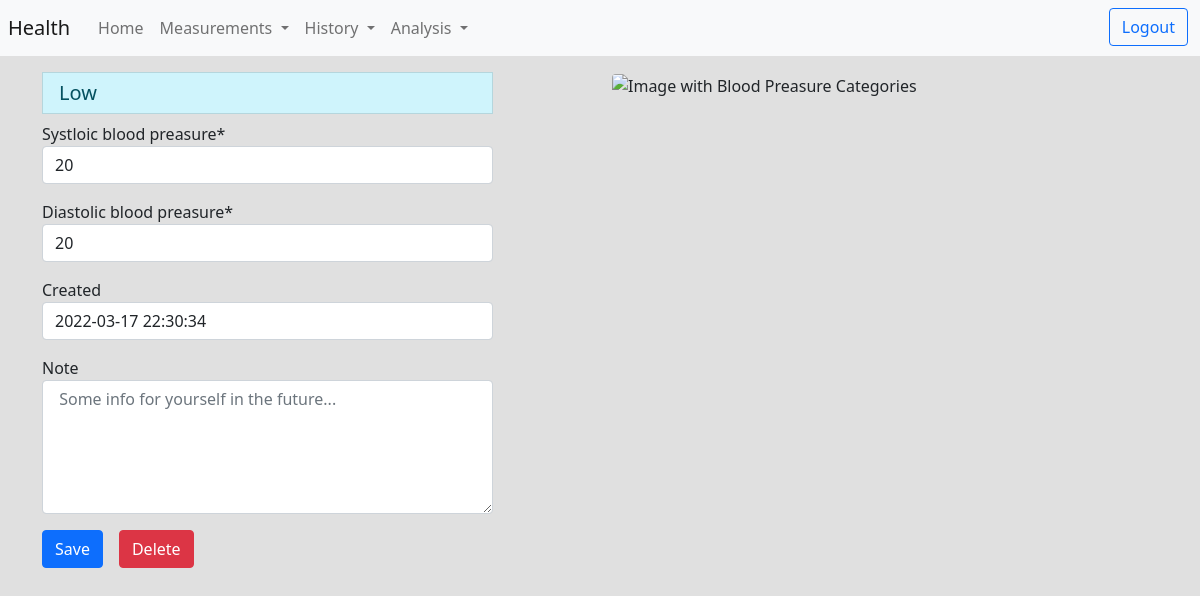
Before: /history/blood_preasure/details/19 (signed in) with the older database file.
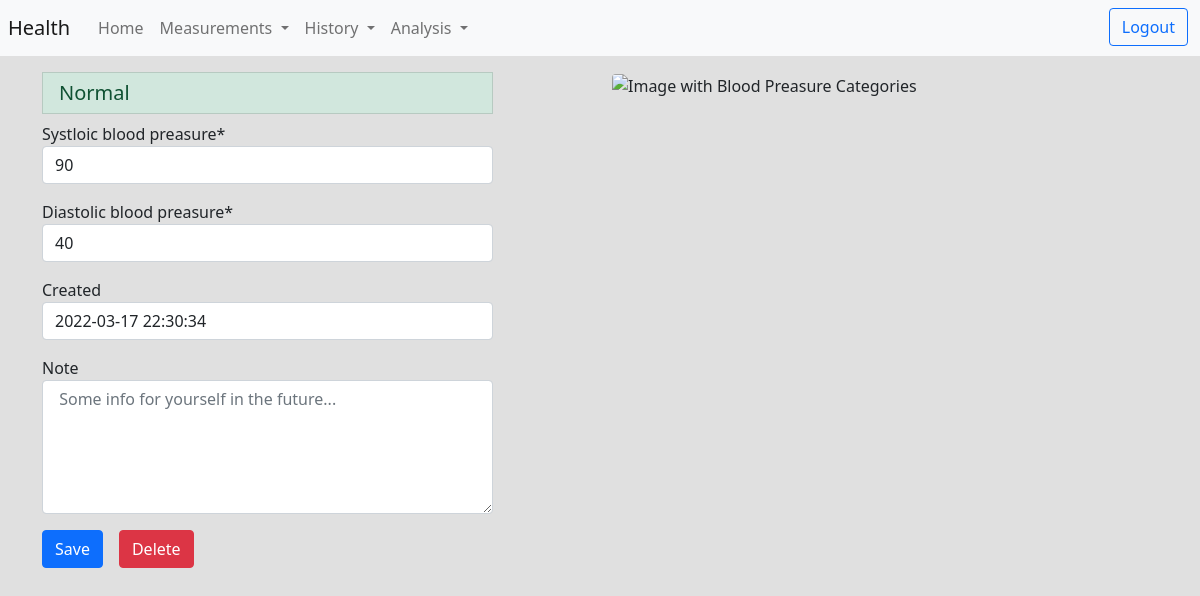
After: the same page with the newer database file.
### measurements/models.py (models this page shows, shortened)
class BloodPreasure(Timestamp):
  user = models.ForeignKey("auth.User", on_delete=models.CASCADE, related_name="blood_preasure")
  systolic_bp = models.IntegerField(blank=False, null=False)
  diastolic_bp = models.IntegerField(blank=False, null=False)
  category = models.PositiveSmallIntegerField(default=BPCategory.NORMAL)
  note = models.TextField(max_length=500, blank=True, null=True)

### history/views.py (the view)
# urls.py: path('blood_preasure/details/<int:measurement_id>', BloodPreasureDetail, name='blood_preasure_details'),
def BloodPreasureDetail(request, measurement_id):
  measurement = get_object_or_404(BloodPreasure, id=measurement_id)
  if request.user == measurement.user:
    if request.method == 'POST':
      if request.POST.get('delete') == 'Delete':
        measurement.delete()
        return HttpResponseRedirect(reverse('history:blood_preasure_history'))
      else:
        form = BloodPreasureFormEdit(request.POST, instance=measurement)
        if form.is_valid():
          instance = form.save(commit=False)
          instance.user = request.user
          instance.save()
          return render(request, 'history/blood_details.html',
                        {'form': form,
                         'm_category': measurement.category,
                         'category': BPCategory,
                         'info': 'Saved'})
    else:
      form = BloodPreasureFormEdit(instance=measurement)
      return render(request, 'history/blood_details.html',
                    {'form': form,
                    'm_category': measurement.category,
                    'category': BPCategory})
  else:
    return HttpResponseRedirect(reverse_lazy('login'))

### measurements/forms.py
class BloodPreasureFormEdit(BloodPreasureForm):
  def __init__(self, *args, **kwargs):
    super().__init__(*args, **kwargs)
    self.helper.layout = Layout(
        Field(
          'systolic_bp', placeholder='mmHg', css_class='mb-3'
        ),
        Field(
          'diastolic_bp', placeholder='mmHg', css_class='mb-3'
        ),
        Field(
          'created', placeholder=timezone.now(), css_class='mb-3'
        ),
        Field(
          'note', rows=5, placeholder=' Some info for yourself in the future...', css_class='w-100'
        ),
        ButtonHolder(
          Submit('submit', 'Save', css_class='btn btn-succes'),
          Submit('delete', 'Delete', css_class='btn btn-danger mx-3'),
          HTML('''{% if info %}<p class="align-self-center mb-0 jump-into">{{ info }}</p>{% endif %}'''),
          css_class='d-flex mt-2 mb-5'
        )
      )

### history/templates/history/blood_details.html (shortened to what this page needs)
{% extends "base.html" %}
{% load crispy_forms_tags %}
{% block body %}
  <div class="container">
    <div class="row">
      <div class="col-sm-12 col-lg-5">
        {% if m_category == category.CRISIS %}
          <h5 class="list-group-item list-group-item-height-danger">Hypertensive crisis</h5>
        {% elif m_category == category.STAGE_2 %}
          <h5 class="list-group-item list-group-item-danger">High blood preasure stage 2</h5>
        {% elif m_category == category.STAGE_1 %}
          <h5 class="list-group-item list-group-item-height-warning">High blood preasure stage 1</h5>
        {% elif m_category == category.LOW %}
          <h5 class="list-group-item list-group-item-info">Low</h5>
        {% elif m_category == category.NORMAL %}
          <h5 class="list-group-item list-group-item-success">Normal</h5>
        {% else %}
          <h5 class="list-group-item list-group-item-warning">Elevated</h5>
        {% endif %}
        {% crispy form %}
      </div>
      <div class="col-sm-12 col-lg-6 offset-lg-1">
        <img class="w-100 rounded" src="https://www.heart.org/-/media/Health-Topics-Images/HBP/blood-pressure-readings-chart-English.jpg" alt="Image with Blood Preasure Categories">
      </div>
    </div>
  </div>
{% endblock %}

Changed rows visible on the page:
changed BloodPreasure: systolic_bp "20" → "90"; diastolic_bp "20" → "40"
Other visible differences:
text no longer shown: "Low"
text now shown: "Normal"
